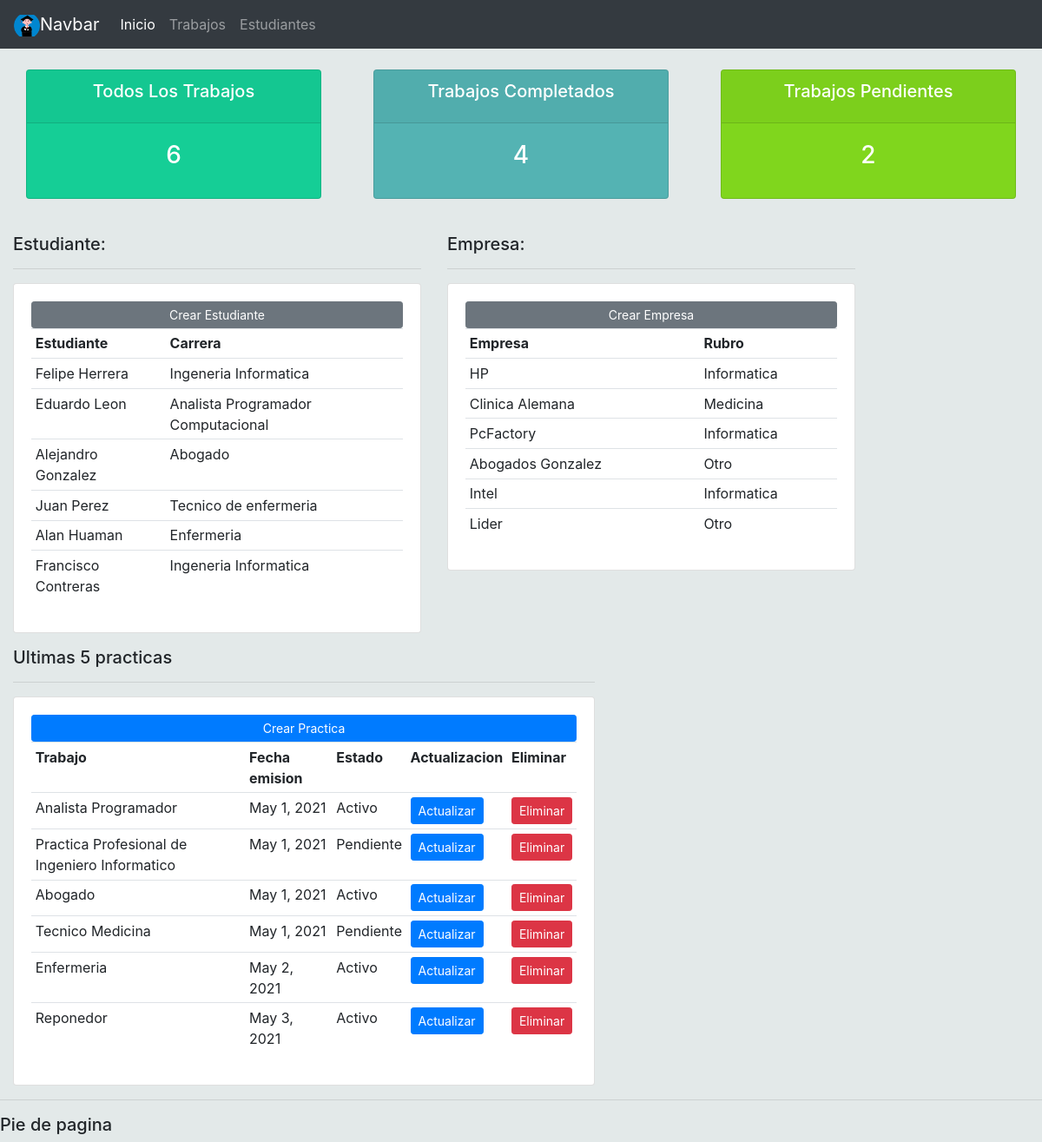
The page / on the database its author committed.
### accounts/models.py (models this page shows, shortened)
class Estudiante(models.Model):
    name = models.CharField(max_length=200, null=True)
    carrer = models.CharField(max_length=200, null=True)
    email = models.CharField(max_length=200, null=True)
    phone_number = models.CharField(max_length=200, null=True)
    date_created = models.DateField(auto_now_add=True)

class Empresa(models.Model):
    ENTRY = (
            ('Informatica','Informatica'),
            ('Medicina','Medicina'),
            ('Administracion','Administracion'),
            ('Mecanico','Mecanico'),
            ('Otro','Otro'),
            )
    name_company = models.CharField(max_length=200, null=True)
    heading = models.CharField(max_length=200, null=True, choices=ENTRY)
    email = models.CharField(max_length=200, null=True)
    phone_number = models.CharField(max_length=200, null=True)
    date_created = models.DateField(auto_now_add=True)
    tag = models.ManyToManyField(Tag)

class Estado(models.Model):
    STATUS = (
            ('Pendiente','Pendiente'),
            ('Fuera de plazo','Fuera de plazo'),
            ('Activo','Activo'),
            )
    estudiante = models.ForeignKey(Estudiante,null=True, on_delete=models.SET_NULL)
    trabajo = models.ForeignKey(Trabajo,null=True, on_delete=models.SET_NULL)
    empresa = models.ForeignKey(Empresa,null=True, on_delete=models.SET_NULL)
    date_created = models.DateField(auto_now_add=True)
    status = models.CharField(max_length=200, null=True, choices=STATUS)

class Trabajo(models.Model):
    TYPE =(
            ('Practica','Practica'),
            ('Part-Time','Part-Time'),
            ('Full-Time','Full-Time'),
            )
    name_Job = models.CharField(max_length=200, null=True)
    payment = models.IntegerField(null=True)
    category = models.CharField(max_length=200, null=True,choices=TYPE)
    description = models.CharField(max_length=200, null=True, blank=True)
    date_created = models.DateField(auto_now_add=True)

### accounts/views.py (the view)
# urls.py: path('', views.home),
def home(request):
    student=Estudiante.objects.all()
    company=Empresa.objects.all()
    estado=Estado.objects.all() #Ese estado es llamado en (2)
    jobs=Trabajo.objects.all() #el jobs puede ser cualquier nombre pero hay q llamarla abajo, y Trabajo de la tabla de models.py
    total_trabajo= jobs.count()   #aqui y el nombre de total_trabajo puede ser cualquier nombre
    activo=estado.filter(status='Activo').count() #aqui(2)
    pendiente=estado.filter(status='Pendiente').count()
    context={'estudiante':student, 'empresa':company, 'ultimas5':estado, 'totalTrabajo':total_trabajo,
    'totalActivo':activo, 'totalPendiente':pendiente}
    return render(request,'accounts/inicio.html', context) #pantalla inicio

### accounts/templates/accounts/inicio.html (shortened to what this page needs)
{% extends 'accounts/main.html' %}
{% block content %}
{% include 'accounts/status.html' %}
<br>
<div class="row">
	<div class="col-md-5">
		<h5>Estudiante:</h5>
		<hr>
		<div class="card card-body">
			<a class="btn btn-secondary  btn-sm btn-block" href="">Crear Estudiante</a>
			<table class="table table-sm">
				<tr>
					<th>Estudiante</th>
					<th>Carrera</th>
				</tr>
					{% for i in estudiante %}
							<tr>
								<td>{{i.name}}</td>
								<td>{{i.carrer}}</td>
							</tr>
						{% endfor %}
			</table>
		</div>
	</div>
    <div class="col-md-5">
		<h5>Empresa:</h5>
		<hr>
		<div class="card card-body">
			<a class="btn btn-secondary  btn-sm btn-block" href="">Crear Empresa</a>
			<table class="table table-sm">
				<tr>
					<th>Empresa</th>
					<th>Rubro</th>
				</tr>
				{% for i in empresa %}
					<tr>
						<td>{{i.name_company}}</td>
						<td>{{i.heading}}</td>
					</tr>
				{% endfor %}
			</table>
		</div>
	</div>
	<div class="col-md-7">
		<h5>Ultimas 5 practicas</h5>
		<hr>
		<div class="card card-body">
			<a class="btn btn-primary  btn-sm btn-block" href="">Crear Practica</a>
			<table class="table table-sm">
				<tr>
					<th>Trabajo</th>
					<th>Fecha emision</th>
					<th>Estado</th>
					<th>Actualizacion</th>
					<th>Eliminar</th>
				</tr>
				{% for i in ultimas5 %}
					<tr>
						<td>{{i.trabajo.name_Job}}</td>
						<td>{{i.trabajo.date_created}}</td>
						<td>{{i.status}}</td>
						<td><a href=""class="btn btn-primary btn-sm">Actualizar</a></td>
						<td><a href=""class="btn btn-danger btn-sm">Eliminar</a></td>
					</tr>
				{% endfor %}
			</table>
		</div>
	</div>
</div>
{% endblock %}

### accounts/templates/accounts/main.html (shortened to what this page needs)
{% load static %}
<!DOCTYPE html>
<html>
<head>
    <link rel="stylesheet" href="https://stackpath.bootstrapcdn.com/bootstrap/4.3.1/css/bootstrap.min.css"
>
    <link rel="stylesheet" type="text/css" href="{% static '/css/main.css' %}">
</head>
<body>
    {% include 'accounts/navbar.html' %}
    <div class="container-fluid">
    {% block content %}
    {% endblock %}
    </div>
    <hr>
    <h5>Pie de pagina</h5>
</body>
</html>

### accounts/templates/accounts/navbar.html (shortened to what this page needs)
{% load static %}
<nav class="navbar navbar-expand-lg navbar navbar-dark bg-dark">
    <a class="navbar-brand" href="#"><img src="{% static 'images/logo.png' %}" alt="Logo" style="width: 30px;">Navbar</a>
    <div class="collapse navbar-collapse" id="navbarNav">
      <ul class="navbar-nav">
        <li class="nav-item active">
          <a class="nav-link" href="#">Inicio </a>
        </li>
        <li class="nav-item">
          <a class="nav-link" href="#">Trabajos</a>
        </li>
        <li class="nav-item">
          <a class="nav-link" href="#">Estudiantes</a>
        </li>
      </ul>
    </div>
  </nav>

### accounts/templates/accounts/status.html
<br>
<div class="row">
	<div class="col">
		<div class="col-md">
			<div class="card text-center text-white  mb-3" id="total-jobs">
			  	<div class="card-header">
			  		<h5 class="card-title">Todos Los Trabajos</h5>
			  	</div>
			  	<div class="card-body">
			    	<h3 class="card-title">{{totalTrabajo}}</h3>
			  	</div>
			</div>
		</div>
	</div>
	<div class="col">
		<div class="col-md">
			<div class="card text-center text-white  mb-3" id="jobs-completed">
			  	<div class="card-header">
			  		<h5 class="card-title">Trabajos Completados</h5>
			  	</div>
			  	<div class="card-body">
			    	<h3 class="card-title">{{totalActivo}}</h3>
			  	</div>
			</div>
		</div>
	</div>
	<div class="col">
		<div class="col-md">
			<div class="card text-center text-white  mb-3" id="jobs-pending">
			  	<div class="card-header">
			  		<h5 class="card-title">Trabajos Pendientes</h5>
			  	</div>
			  	<div class="card-body">
			    	<h3 class="card-title">{{totalPendiente}}</h3>
			  	</div>
			</div>
		</div>
	</div>
</div>

### static/css/main.css (style rules this page uses)
body { background-color:rgb(227, 233, 233); }
#total-jobs { background-color: rgb(21, 206, 150); }
#jobs-completed { background-color: rgb(84, 179, 179); }
#jobs-pending { background-color: rgb(128, 214, 29); }

### rows shown on the page
Estudiante: name "Felipe Herrera", carrer "Ingeneria Informatica"
Estudiante: name "Eduardo Leon", carrer "Analista Programador Computacional"
Estudiante: name "Alejandro Gonzalez", carrer "Abogado"
Estudiante: name "Juan Perez", carrer "Tecnico de enfermeria"
Estudiante: name "Alan Huaman", carrer "Enfermeria"
Estudiante: name "Francisco Contreras", carrer "Ingeneria Informatica"
Empresa: name_company "HP", heading "Informatica"
Empresa: name_company "Clinica Alemana", heading "Medicina"
Empresa: name_company "PcFactory", heading "Informatica"
Empresa: name_company "Abogados Gonzalez", heading "Otro"
Empresa: name_company "Intel", heading "Informatica"
Empresa: name_company "Lider", heading "Otro"
Estado: trabajo.name_Job "Analista Programador", trabajo.date_created "May 1, 2021", status "Activo"
Estado: trabajo.name_Job "Practica Profesional de Ingeniero Informatico", trabajo.date_created "May 1, 2021", status "Pendiente"
Estado: trabajo.name_Job "Abogado", trabajo.date_created "May 1, 2021", status "Activo"
Estado: trabajo.name_Job "Tecnico Medicina", trabajo.date_created "May 1, 2021", status "Pendiente"
Estado: trabajo.name_Job "Enfermeria", trabajo.date_created "May 2, 2021", status "Activo"
Estado: trabajo.name_Job "Reponedor", trabajo.date_created "May 3, 2021", status "Activo"

### other values the page prints
{{ totalTrabajo }} "6"
{{ totalActivo }} "4"
{{ totalPendiente }} "2"
